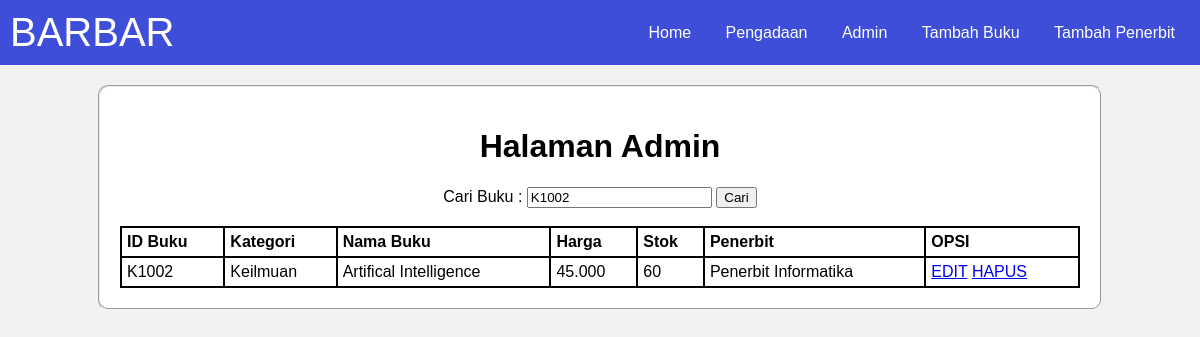
Page /Admin.php?kata_cari=K1002 on the committed database.
### tables this page shows
CREATE TABLE `buku` (
  `id_buku` varchar(20) NOT NULL,
  `kategori` varchar(20) NOT NULL,
  `nama_buku` varchar(50) NOT NULL,
  `harga` varchar(20) NOT NULL,
  `stok` int(20) NOT NULL,
  `penerbit` varchar(50) NOT NULL
);

### Admin.php (the view, shortened to what this page needs)
<!DOCTYPE html>
<html lang="en">
<head>
</head>
<body>
    <nav>
        <div id="terraBook">BARBAR</div>
        <div>
            <a href="Index.php">Home</a>
            <a href="Penerbit.php">Pengadaan</a>
            <a href="Admin.php">Admin</a>
            <a href="Tambah_form.html">Tambah Buku</a>
            <a href="Tambah_penerbit_form.html">Tambah Penerbit</a>
        </div>
    </nav>
    <fieldset>
        <center>
            <h1>Halaman Admin</h1>
        </center>
        <form method="GET" action="index.php" style="text-align: center;">
            <label>Cari Buku : </label>
            <input type="text" name="kata_cari" value="<?php if (isset($_GET['kata_cari'])) {
                echo $_GET['kata_cari'];
            } ?>" />
            <button type="submit">Cari</button>
        </form>
        <br>
        <table>
            <thead>
                <tr>
                    <th>ID Buku</th>
                    <th>Kategori</th>
                    <th>Nama Buku</th>
                    <th>Harga</th>
                    <th>Stok</th>
                    <th>Penerbit</th>
                    <th>OPSI</th>
                </tr>
            </thead>
            <tbody>
                <?php
                include 'koneksi.php';
                if (isset($_GET['kata_cari'])) {
                    $kata_cari = $_GET['kata_cari'];
                    $query = "SELECT * FROM buku WHERE id_buku like '%" . $kata_cari . "%' OR
                    nama_buku like '%" . $kata_cari . "%' ORDER BY id_buku ASC";
                } else {
                    $query = "SELECT * FROM buku ORDER BY id_buku ASC";
                }
                $result = mysqli_query($koneksi, $query);
                while ($row = mysqli_fetch_assoc($result)) {
                ?>
                    <tr>
                        <td><?php echo $row['id_buku']; ?></td>
                        <td><?php echo $row['kategori']; ?></td>
                        <td><?php echo $row['nama_buku']; ?></td>
                        <td><?php echo $row['harga']; ?></td>
                        <td><?php echo $row['stok']; ?></td>
                        <td><?php echo $row['penerbit']; ?></td>
                        <td>
                            <a href="Edit_form.php?id_buku=<?php echo $row['id_buku']; ?>">EDIT</a>
                            <a href="Delete_buku.php?id_buku=<?php echo $row['id_buku']; ?>">HAPUS</a>
                        </td>
                    </tr>
                <?php
                }
                ?>
            </tbody>
        </table>
    </fieldset>
</body>
</html>

### Admin.php (style rules this page uses)
body { font-family: Arial, sans-serif; background-color: #f2f2f2; margin: 0; padding: 0; }
nav { background-color: #3f4ed9; overflow: hidden; display: flex; justify-content: space-between; align-items: center; padding: 10px; }
nav a { color: white; text-align: center; text-decoration: none; padding: 10px; margin: 0 5px; }
#terraBook { font-size: 40px; font-family: 'Arial', sans-serif; color: white; }
fieldset { width: 80%; margin: auto; margin-top: 20px; background-color: white; padding: 20px; border-radius: 10px; }
table { width: 100%; border-collapse: collapse; }
table, th, td { border: 2px solid black; }
th, td { padding: 5px; text-align: left; }

### rows in the picture
buku: id_buku "K1002", kategori "Keilmuan", nama_buku "Artifical Intelligence", harga "45.000", stok "60", penerbit "Penerbit Informatika"
